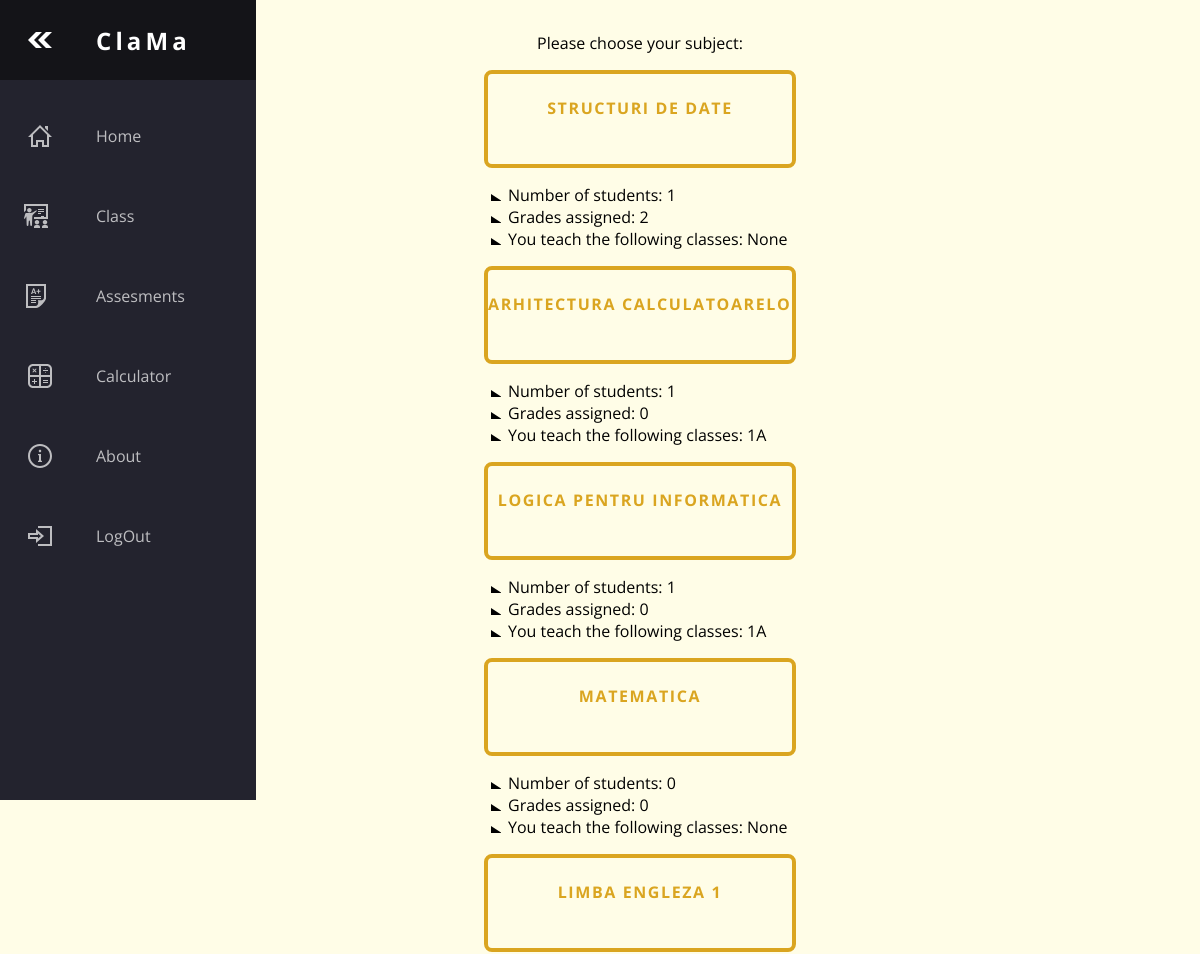
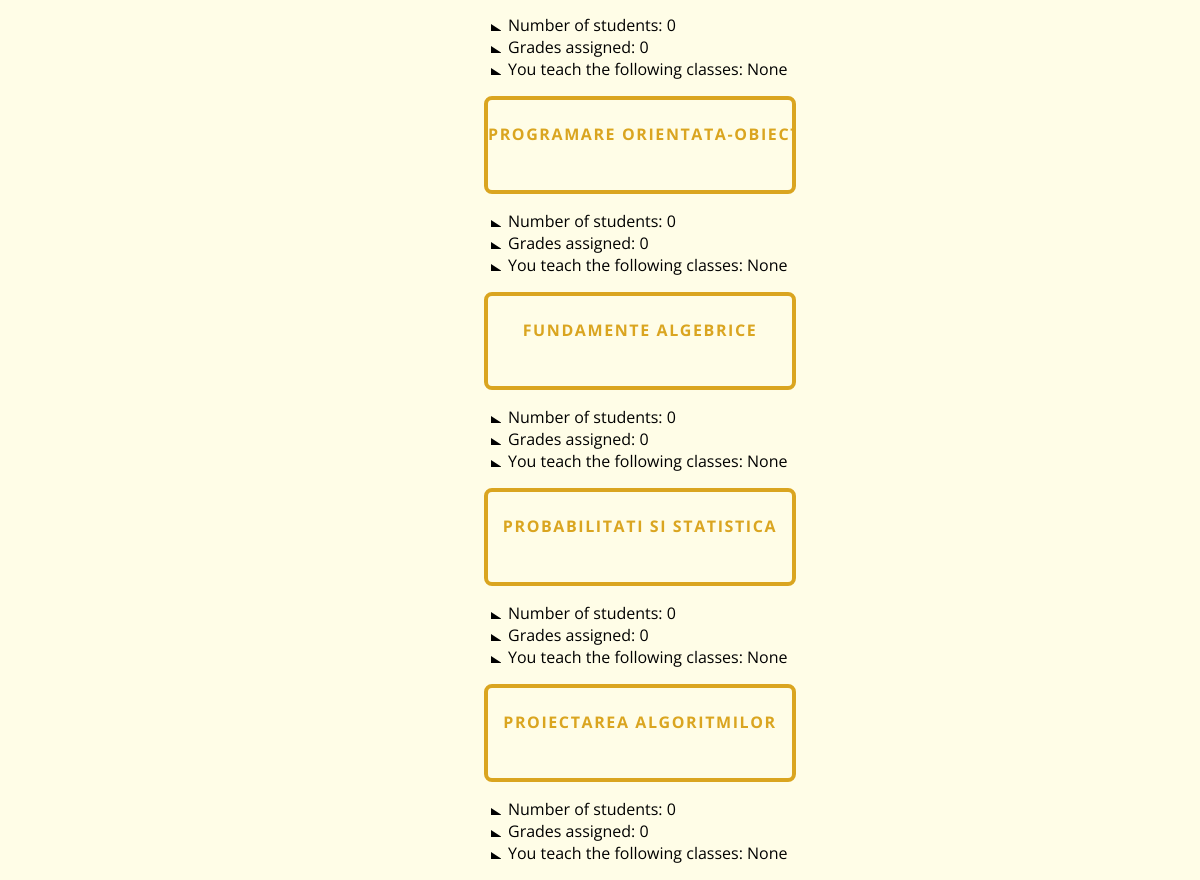
The app's page /public/selection.php?page=class (signed in) with its own data (2 pictures, top to bottom).
### tables this page shows
CREATE TABLE `courses` (
  `id` int(11) NOT NULL,
  `name` varchar(255) NOT NULL,
  `year` int(11) NOT NULL,
  `credits` int(11) NOT NULL DEFAULT 5,
  `max_grades` int(11) NOT NULL
);

CREATE TABLE `students` (
  `id` int(11) NOT NULL,
  `username` varchar(25) DEFAULT NULL,
  `first_name` varchar(25) DEFAULT NULL,
  `last_name` varchar(25) DEFAULT NULL,
  `password` varchar(255) NOT NULL,
  `email` varchar(50) NOT NULL,
  `year` int(11) NOT NULL DEFAULT 0,
  `group_letter` varchar(3) NOT NULL DEFAULT 'A',
  `scholarship` int(11) NOT NULL DEFAULT 0
);

### app/Controllers/Database.php (called while the page is built, shortened)
<?php
class Database extends PDO{
    public function __construct()
    {
        $hostname = 'localhost';
        $username = 'root';
        $password = '';
        $dbname = 'class-manager';
    }
    public static function dbQuery($sqlStatement, $dbHandle) {
        $statement = $dbHandle->prepare($sqlStatement);
        $statement->setFetchMode(PDO::FETCH_ASSOC);
        $statement->fetchAll();
        return $statement;
    }
}
?>

### app/Controllers/TeacherController.php (called while the page is built, shortened)
<?php
require_once "StudentController.php";
require_once "CourseController.php";
class Teacher extends Account
{
    public function getCoursesByTeacherID($teacherID)
    {
        $resultToSend = [];
        $result = Database::dbQuery("SELECT * FROM holders WHERE teacher_id = $teacherID;", (new Database()));
        $result->execute();
        if($result->rowCount()) {
            $fetch = $result->fetchAll();
            foreach($fetch as $row) {
                array_push($resultToSend, [
                    'id' => $row['id'],
                    'course_id' => $row['course_id'],
                    'course' => (new Course())->getCourseByID($row['course_id'])['name']
                ]);
            }
        }
        return $resultToSend;
    }
}

### app/Controllers/CourseController.php (called while the page is built, shortened)
<?php
require_once "Database.php";
class Course
{
    public function getCourseByID($courseID)
    {
        $result = Database::dbQuery("SELECT * FROM courses WHERE id = $courseID", (new Database()));
        $result->execute();
        if ($result->rowCount())
            return $result->fetch();
        return 0;
    }
    public function getAllStudents($course)
    {
        $result = Database::dbQuery("SELECT * FROM allocations WHERE course_id = $course", (new Database()));
        $result->execute();
        return $result->rowCount();
    }
    public function getAllAssignedGrades($teacher, $course)
    {
        $result = Database::dbQuery("SELECT * FROM holders h
                                    JOIN courses c ON h.course_id = c.id
                                    JOIN grades g ON g.course_id = c.id
                                    WHERE h.teacher_id = $teacher AND h.course_id = $course", (new Database()));
        $result->execute();
        return $result->rowCount();
    }
    public function getTeachClasses($teacher, $course)
    {
        $result = Database::dbQuery("SELECT * FROM allocations a
                                    JOIN students s ON a.student_id = s.id
                                    WHERE a.teacher_id = $teacher AND a.course_id = $course", (new Database()));
        $result->execute();
        $groupYearArray = array();
        $index = 0;
        $sendResult = '';
        if ($result->rowCount()) {
            $fetch = $result->fetchAll();
            foreach ($fetch as $row) {
                $combination = $row['year'] . $row['group_letter'];
                if (!in_array($combination, $groupYearArray)) {
                    if ($index == 0) {
                        $sendResult = $row['year'] . $row['group_letter'];
                    } else {
                        $sendResult = $sendResult . ', ' . $row['year'] . $row['group_letter'];
                    }
                    $index++;
                    array_push($groupYearArray, $combination);
                }
            }
            return $sendResult;
        }
        return 'None';
    }
}

### components/animated-cards.php (the view, shortened to what this page needs)
<?php
if(isset($_SESSION['selection-page'])) {
    $page = $_SESSION['selection-page'];
    if($page == 'class')
        $link =  URL . 'public' . '/class.php';
    else if($page == 'assesments')
        $link =  URL . 'public' . '/assesments.php';
    else if($page == 'calculator')
        $link =  URL . 'public' . '/calculator.php';
}
require_once $_SERVER['DOCUMENT_ROOT'] . "/class/app/Controllers/TeacherController.php";
$getCourses = (new Teacher())->getCoursesByTeacherID(getAuthID());
?>
<nav class="content-center">
<ul class="button-list">
    <p class="button-text">Please choose your subject:</p>
    <?php foreach($getCourses as $row) {
        $getAllStudents = (new Course())->getAllStudents($row['course_id']);
        $getAllAssignedGrades = (new Course())->getAllAssignedGrades(getAuthID(), $row['course_id']);
        $getTeachClasses = (new Course())->getTeachClasses(getAuthID(), $row['course_id']); ?>
        <a href="<?=$link . '?course=' . $row['course_id']?>" class="button-app">
            <li class="button-item">
                <?=$row['course']?>
            </li>
        </a>
        <ul class="button-info">
            <li>Number of students: <?=$getAllStudents?></li>
            <li>Grades assigned: <?=$getAllAssignedGrades?></li>
            <li>You teach the following classes: <?=$getTeachClasses?></li>
        </ul>
    <?php } ?>
</nav>

### assets/css/login-register.css (style rules this page uses)
body, html { height: 100%; margin: 0; text-align: center; }
h2, label, a { font-family: 'Open Sans', sans-serif; padding: 0; }

### assets/css/style.css (style rules this page uses)
:root { font-size: 16px; font-family: 'Open Sans'; }
body { color: black; background: #FFFDE7; }
h1, p { color: black; }
.button-list { list-style-type: none; margin: 0; padding: 0; }
.button-item { color: goldenrod; white-space: nowrap; font-size: 16px; border: 0.3em solid goldenrod; border-radius: 0.5em; width: 19em; height: 5em; text-transform: uppercase; font-weight: bold; font-family: 'Open Sans'; letter-spacing: 0.1em; text-align: center; line-height: 3em; position: relative; overflow: hidden; z-index: 1; transition: 0.5s; margin: 1em; padding-top: 10px; }
.button-info { text-align: left; font-family: 'Open Sans'; list-style-image: url('images/arrow.svg'); }
.button-text { text-align: center; }
.button-app { text-decoration: none; }
.content-center { margin: 0; display: flex; align-items: center; justify-content: center; }

### records on screen
courses: name "STRUCTURI DE DATE", getAllStudents "1", getAllAssignedGrades "2", getTeachClasses "None"
courses: name "ARHITECTURA…", getAllStudents "1", getAllAssignedGrades "0", id.group_letter "1A"
courses: name "LOGICA PENTRU INFORMATICA", getAllStudents "1", getAllAssignedGrades "0", id.group_letter "1A"
courses: name "MATEMATICA", getAllStudents "0", getAllAssignedGrades "0", getTeachClasses "None"
courses: name "LIMBA ENGLEZA 1", getAllStudents "0", getAllAssignedGrades "0", getTeachClasses "None"
courses: name "PROGRAMARE…", getAllStudents "0", getAllAssignedGrades "0", getTeachClasses "None"
courses: name "FUNDAMENTE ALGEBRICE", getAllStudents "0", getAllAssignedGrades "0", getTeachClasses "None"
courses: name "PROBABILITATI SI STATISTICA", getAllStudents "0", getAllAssignedGrades "0", getTeachClasses "None"
courses: name "PROIECTAREA ALGORITMILOR", getAllStudents "0", getAllAssignedGrades "0", getTeachClasses "None"
